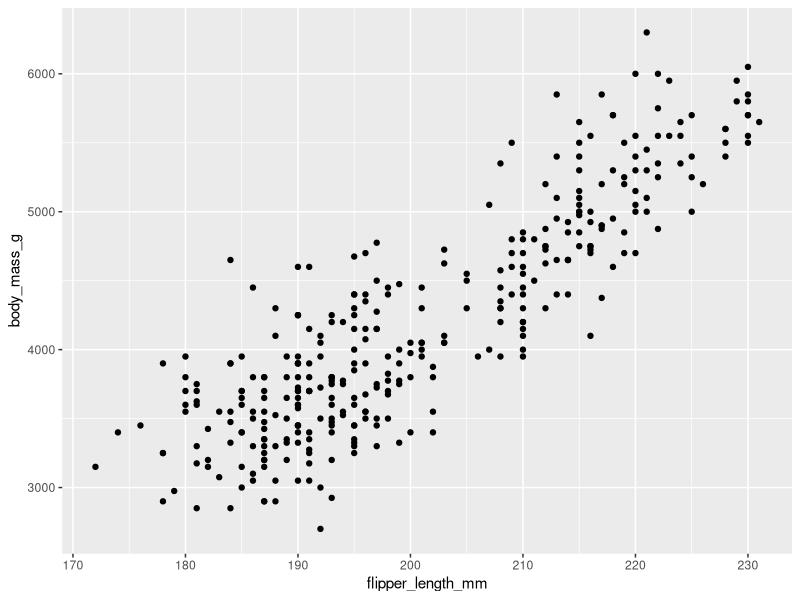
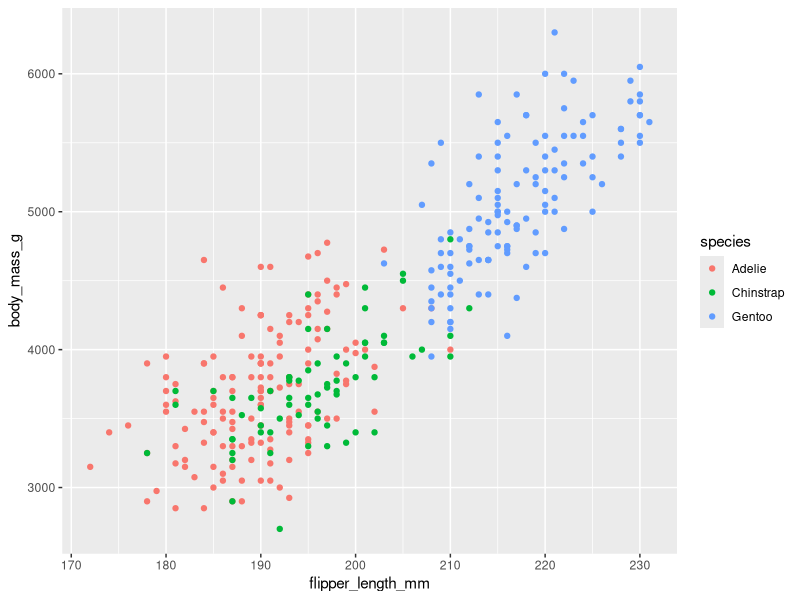
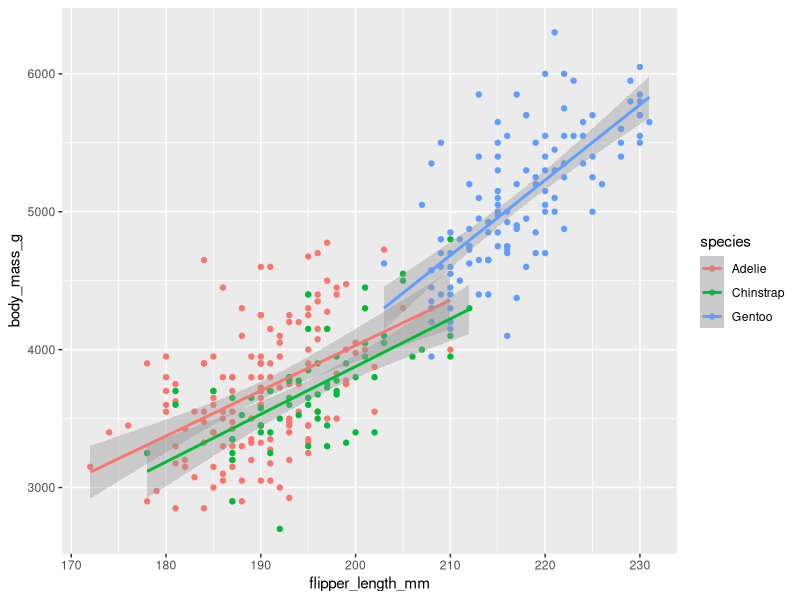
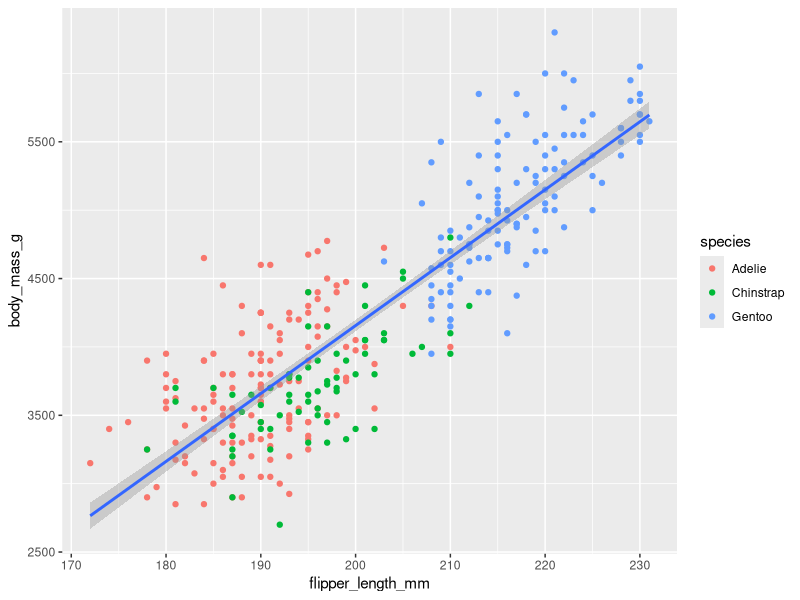
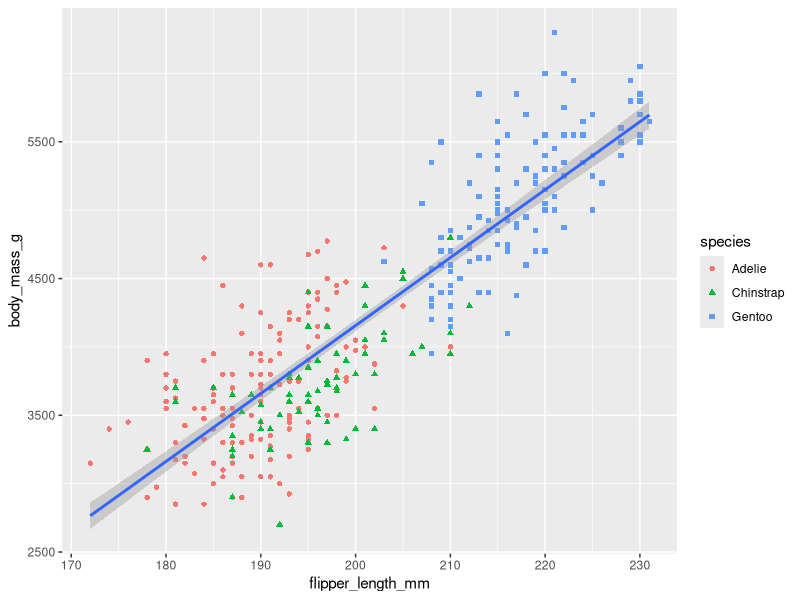
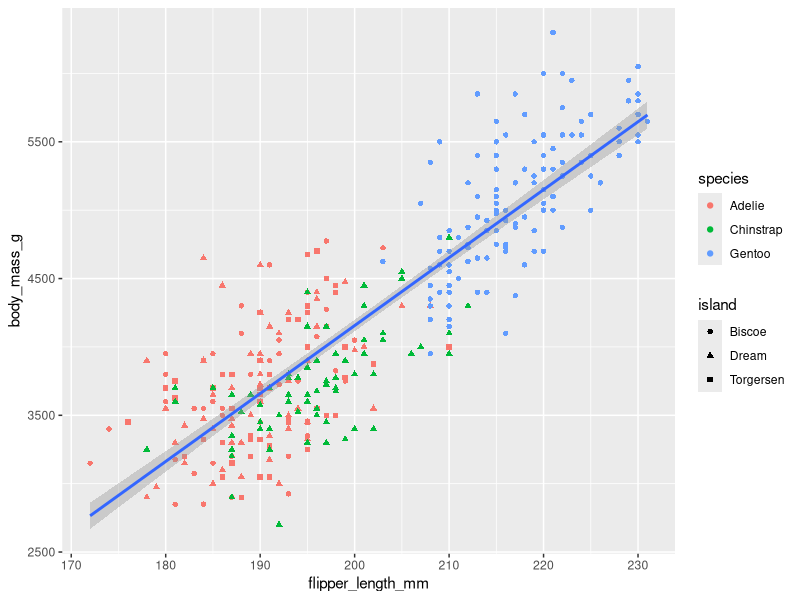
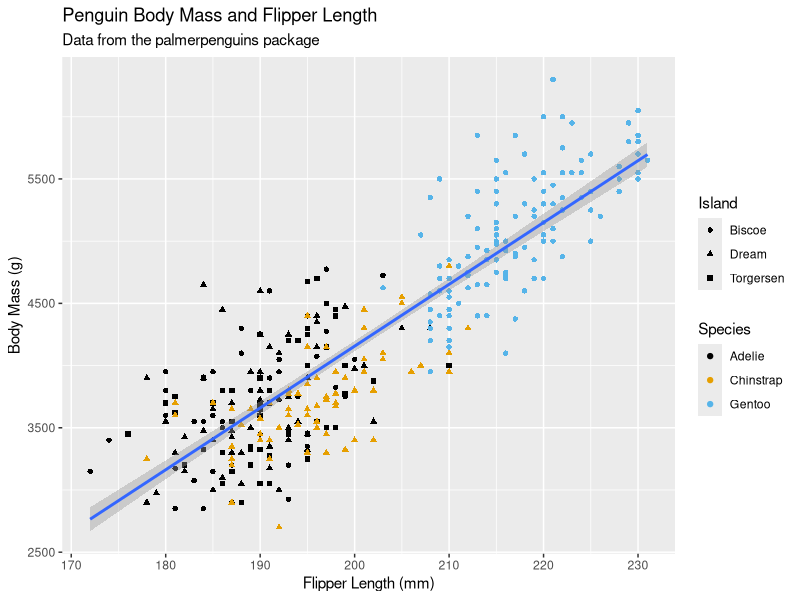
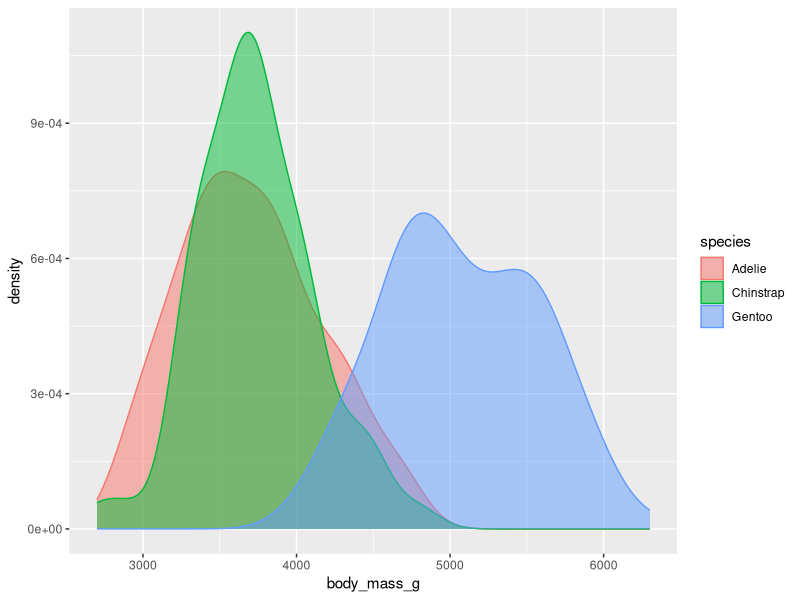

Generate these figures, in order, with R:
# DTA250 - Fall 2023
# Jasser Jasser (JJ)

# Statistical Graphics ----
# Statistical graphics are a way to visually communicate information about data

# You installed ggplot2 in the last class
# Therefore, you don't need to install it again.
# However, if you didn't install it, then you need to do this step.

#TODO - If installed, then skip this TODO
# Install the ggplot2 package
# use the install.packages() function
# set the package name to "ggplot2"



# Let us start by loading the ggplot2 package 

#TODO
# Load the ggplot2 package
# Use the library() function

library(tidyverse)


#TODO
# You need to install another package beside ggplot2
# the ggthemes package
# use the install.packages() function to install "ggthemes"

install.packages("ggthemes")


#TODO
# Load the ggthemes package using the library() function

library(ggthemes)


# This time, we are going to work with the Penguins dataset
# The Penguins dataset is a dataset about penguins
# It is a dataset that is included in the palmerpenguins package
# The palmerpenguins package is a package that is included in the tidyverse
# Therefore, we don't need to install it

#TODO
# Load the palmerpenguins package
# Use the library() function
# set the package name to "palmerpenguins"

install.packages("palmerpenguins")

library(palmerpenguins)


#TODO
# Let us start by loading the penguins dataset
# The penguins dataset is included in the palmerpenguins package
# Therefore, we don't need to load it separately
# We can load it directly from the palmerpenguins package
# use the data() function
# or create a variable called penguins (or the name you want)
# and set it to the penguins dataset

data(penguins)


# There are three species of penguins in the dataset
# They are Adelie, Chinstrap, and Gentoo (Try installing Gentoo Linux)


#TODO
# Create a scatter plot of the penguins dataset
# Use the ggplot() function
# Inside the ggplot() function, set the data parameter to penguins
# Set the mapping parameter to aes()
# Inside the aes() function, set the x parameter to flipper_length_mm
# Inside the aes() function, set the y parameter to body_mass_g
# Add a + sign after the ggplot() function
# After that use the geom_point() function

ggplot(data = penguins, mapping = aes(x = flipper_length_mm, y = body_mass_g)) +
  geom_point()


## Adding aesthetics ----

#TODO
# Repeat the last TODO
# Inside the aes() function, set the color parameter to species

ggplot(data = penguins, 
       mapping = aes(x = flipper_length_mm, y = body_mass_g, color=species)) +
  geom_point()


### Adding extra layers ----
# Let us add a regression line to the scatter plot

#TODO
# Repeat the last TODO
# After the geom_point() function, use the geom_smooth() function
# Set the method parameter to "lm"

ggplot(data = penguins, 
       mapping = aes(x = flipper_length_mm, y = body_mass_g, color=species)) +
  geom_point() +
  geom_smooth(method = "lm")

# When aesthetics are defined in ggplot(), they are inherited by all geoms
# Therefore, we don't need to repeat them in each geom
# However, in the case above, the linear regression line is not
# exactly as we wanted it to be
# Therefore, we need to define the aesthetics again
# for the color parameter only.
# This time, we will define it inside the geom_point() function

#TODO
# Repeat the last TODO
# Remove the color parameter from the aes() function
# Inside the geom_point() function, set the mapping parameter to aes()
# Inside aes(), set the color parameter to species

ggplot(data = penguins, 
       mapping = aes(x = flipper_length_mm, y = body_mass_g)) +
  geom_point(mapping = aes(color=species)) +
  geom_smooth(method = "lm")


# Adding shapes
# We can also add shapes to the scatter plot

#TODO
# Repeat the last TODO
# Inside the geom_point() function, set the shape parameter to species

ggplot(data = penguins, 
       mapping = aes(x = flipper_length_mm, y = body_mass_g)) +
  geom_point(mapping = aes(color=species, shape=species)) +
  geom_smooth(method = "lm")

ggplot(data = penguins, 
       mapping = aes(x = flipper_length_mm, y = body_mass_g)) +
  geom_point(mapping = aes(color=species, shape=island)) +
  geom_smooth(method = "lm")


## Labels ----

#TODO
# Repeat the last TODO
# After the geom_point() function, use the labs() function
# Inside the labs() function, set the x parameter to "Flipper Length (mm)"
# Inside the labs() function, set the y parameter to "Body Mass (g)"
# Inside the labs() function, set the title parameter to
# "Penguin Body Mass and Flipper Length"
# Inside the labs() function, set the subtitle parameter to
# "Data from the palmerpenguins package"
# Inside the labs() function, set the color parameter to "Species"
# Inside the labs() function, set the shape parameter to "Species"
# Add a + sign after the labs() function
# After that use the scale_color_colorblind() function

ggplot(data = penguins, 
       mapping = aes(x = flipper_length_mm, y = body_mass_g)) +
  geom_point(mapping = aes(color=species, shape=island)) +
  geom_smooth(method = "lm") +
  labs(x = "Flipper Length (mm)",
       y = "Body Mass (g)",
       title = "Penguin Body Mass and Flipper Length",
       subtitle = "Data from the palmerpenguins package",
       color = "Species",
       shape = "Island") +
  scale_color_colorblind()


## Back to density plots ----

#TODO
# Create a density plot of the penguins dataset
# Use the ggplot() function
# Inside the ggplot() function, set the data parameter to penguins
# Set the mapping parameter to aes()
# Inside the aes() function, set the x parameter to body_mass_g
# Inside the aes() function, set the color parameter to species
# Inside the aes() function, set the fill parameter to species
# Add a + sign after the ggplot() function
# After that use the geom_density() function
# Inside the geom_density() function, set the alpha parameter to 0.5

ggplot(data = penguins, 
       mapping = aes(x = body_mass_g, color=species, fill=species)) +
  geom_density(alpha = 0.5)


## Bar plots ----
# Bar plots are used to show the distribution of a categorical variable
# We can use the geom_bar() function to create a bar plot

#TODO
# Create a bar plot of the penguins dataset
# Use the ggplot() function
# Inside the ggplot() function, set the data parameter to penguins
# Set the mapping parameter to aes()
# Inside the aes() function, set the x parameter to island
# Inside the aes() function, set the fill parameter to species
# Add a + sign after the ggplot() function
# After that use the geom_bar() function

ggplot(data = penguins, 
       mapping = aes(x = island, fill=species)) +
  geom_bar()


## Facets... again... ----

#TODO
# Create a scatter plot of the penguins dataset
# Use the ggplot() function
# Inside the ggplot() function, set the data parameter to penguins
# Set the mapping parameter to aes()
# Inside the aes() function, set the x parameter to flipper_length_mm
# Inside the aes() function, set the y parameter to body_mass_g
# Add a + sign after the ggplot() function
# After that use the geom_point() function
# Inside the geom_point() function, set the mapping parameter to aes()
# Inside aes(), set the color parameter to species
# Inside aes(), set the shape parameter to species
# Add a + sign after the geom_point() function
# After that use the facet_wrap() function
# Inside the facet_wrap() function, set the separator to
# ~ island

ggplot(data = penguins, 
       mapping = aes(x = flipper_length_mm, y = body_mass_g)) +
  geom_point(mapping = aes(color=species, shape=species)) +
  facet_wrap(~ island)


## Saving plots ----
# We can save plots using the ggsave() function

#TODO
# Repeat the last TODO
# After the facet_wrap() function, use the ggsave() function
# Set the filename parameter to "penguins-plot.png"

ggplot(data = penguins, 
       mapping = aes(x = flipper_length_mm, y = body_mass_g)) +
  geom_point(mapping = aes(color=species, shape=species)) +
  facet_wrap(~ island)

ggsave(filename = "penguins-plot.png")
